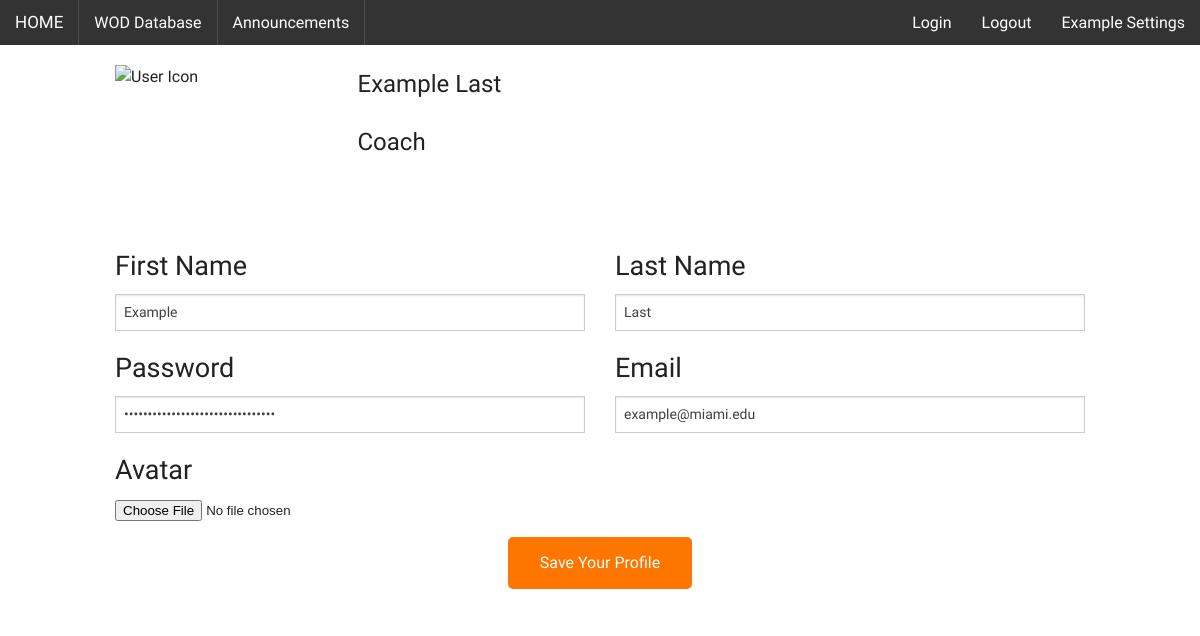
Page /profile/coach_profile.php (signed in) on the committed database.
### tables this page shows
CREATE TABLE IF NOT EXISTS `users` (
  `user_id` int(11) NOT NULL,
  `first_name` varchar(255) NOT NULL,
  `last_name` varchar(255) NOT NULL,
  `username` varchar(255) NOT NULL,
  `password` varchar(255) NOT NULL,
  `user_type` varchar(100) NOT NULL,
  `user_avatar` varchar(255) NOT NULL
);

### profile/coach_profile.php (the view, shortened to what this page needs)
<?php
include($_SERVER['DOCUMENT_ROOT'].'/header_coach.php');
?>
<!DOCTYPE html>
<html class="no-js" lang="en">
  <body>
    <div class="row">
        <div class="large-6 columns user-info-panel">
            <div class="small-6 columns" id="user-avatar-div">
            <img src="../userfiles/avatars/<?php echo $_SESSION['user_avatar'] ?>" alt="User Icon">
            </div>
        <div class="small-6 columns">
            <p><?=$_SESSION['first_name'];?> <?=$_SESSION['last_name'];?></p>
            <p><?=$_SESSION['user_type'];?></p>
        </div>
    </div>
</div>
<div class="row">
        <div class="small-10 small-centered medium-11 medium-centered large-12 large-centered columns" >
<form action="coach-update-profile-after-registration.php" method="post" enctype="multipart/form-data" id="UploadForm" autocomplete="off">
<?php
    include '../connect.php';
    $username = mysqli_real_escape_string($sql_link,$_SESSION['username']);
    $query = "SELECT * FROM users WHERE username='$username'";
    $result = mysqli_query($sql_link,$query);
    $row = mysqli_fetch_array($result);
?>
    <div class="row">
        <div class="large-6 columns">
            <h3>First Name</h3>
            <input type="text" class="form-control" placeholder="<?php echo $row['first_name'];?>" name="first_name" value="<?php echo $row['first_name'];?>" required>
        </div>
        <div class="large-6 large-centerd columns">
            <h3>Last Name</h3>
            <input type="text" class="form-control"  placeholder="<?php echo $row['last_name'];?>" name="last_name" value="<?php echo $row['last_name'];?>" required>
        </div>
    </div>
    <div class="row">
        <div class="large-6 large-centerd columns">
            <h3>Password</h3>
            <input type="password" class="form-control" placeholder="<?php echo $row['password'];?>" name="password" value="<?php echo $row['password'];?>" required>
        </div>
        <div class="large-6 large-centerd columns">
            <h3>Email</h3>
            <input type="text" class="form-control" placeholder="<?php echo $row['username'];?>" name="username" value="<?php echo $row['username'];?>" required>
        </div>
    </div>
        <div class="row">
    <div class="large-6 large-centerd columns">
            <h3>Avatar</h3>
            <center><input name="ImageFile"  class="btn btn-primary ladda-button" data-style="zoom-in"  type="file"/></center>
            </div>
    </div>
    <div class="submit">
        <center>
            <button class="btn btn-primary ladda-button" data-style="zoom-in" type="submit"  id="SubmitButton" value="Upload" />Save Your Profile</button>
        </center>
    </div>
</form>
    </body>
</html>

### css/main.css (style rules this page uses)
body { font-family: 'Oswald', sans-serif; }
h1, h2, h3, h4, h5, h6 { font-family: 'Oswald', sans-serif; }
button, .button { font-family: 'Oswald', sans-serif; background-color: #fc7600; border-color: #fc963c; color: #FFFFFF; transition: background-color 300ms ease-out; border-radius: 5px; }
.user-info-panel { padding-bottom: 25px; padding-top: 20px; padding-left: 0; }
#user-avatar-div { height: 155px; width: 200px; }
.user-info-panel img { height: 155px; width: 155px; }
.user-info-panel p { font-size: 24px; }

### rows in the picture
users: first_name "Example", last_name "Last", username "example@miami.edu"

### other values in the picture
$_SESSION['first_name'] "Example"
$_SESSION['last_name'] "Last"
$_SESSION['user_type'] "Coach"
